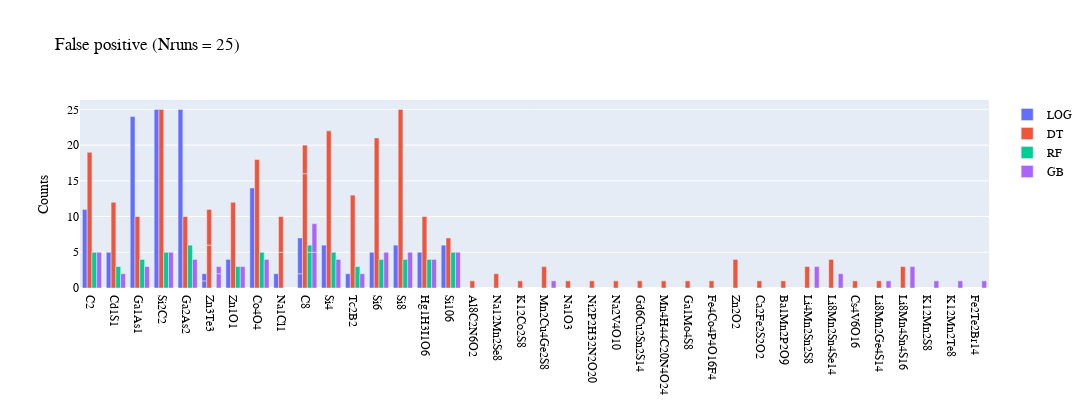
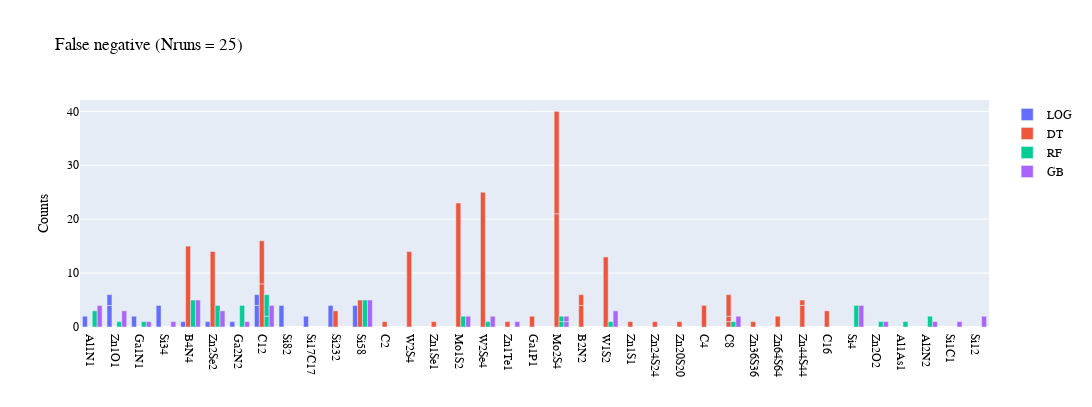

Write notebook code for charts like these, in order.
### Code cell
visualize.plot_confusion_metrics(SupervisedModels, prettyNames, trainingData,
                                 k = numberSplits,
                                 n = numberRuns, 
                       prettyNames = prettyNames,
                             numPC = numberOfPrincipalComponents,
                          approach = InsertApproach)

### Figure 1 — Plotly figure (JSON) as saved in the notebook; plotly's stock layout.template omitted (floating-point values rounded to 4 significant figures)
{"data": [{"name": "LOG ", "type": "bar", "x": ["C2", "Cd1S1", "Ga1As1", "Si2C2", "Ga2As2", "Zn3Te3", "Zn1O1", "Co4O4", "Na1Cl1", "C8", "C8", "Si4", "Tc2B2", "Zn3Te3", "Si6", "Si8", "Hg1H3I1O6", "Si106"], "y": [11, 5, 24, 25, 25, 1, 4, 14, 2, 2, 5, 6, 2, 1, 5, 6, 5, 6]}, {"name": "DT ", "type": "bar", "x": ["C2", "Cd1S1", "Ga1As1", "Si2C2", "Ga2As2", "Zn3Te3", "Al8C2N6O2", "Zn1O1", "Na12Mn2Se8", "K12Co2S8", "Co4O4", "Mn2Cu4Ge2S8", "Na1O3", "Na1Cl1", "Na1Cl1", "Ni2P2H32N2O20", "Na2V4O10", "Gd6Cu2Sn2S14", "Mn4H44C20N4O24", "Ga1Mo4S8", "C8", "C8", "Fe4Co4P4O16F4", "Si4", "Zn2O2", "Tc2B2", "Zn3Te3", "Si6", "Ca2Fe2S2O2", "Si8", "Ba1Mn2P2O9", "Li4Mn2Sn2S8", "Hg1H3I1O6", "Li8Mn2Sn4Se14", "Cs4V6O16", "Li8Mn2Ge4S14", "Li8Mn4Sn4S16", "Si106"], "y": [19, 12, 10, 25, 10, 6, 1, 12, 2, 1, 18, 3, 1, 5, 5, 1, 1, 1, 1, 1, 16, 4, 1, 22, 4, 13, 5, 21, 1, 25, 1, 3, 10, 4, 1, 1, 3, 7]}, {"name": "RF ", "type": "bar", "x": ["C2", "Cd1S1", "Ga1As1", "Si2C2", "Ga2As2", "Zn1O1", "Co4O4", "C8", "C8", "Si4", "Tc2B2", "Si6", "Si8", "Hg1H3I1O6", "Si106"], "y": [5, 3, 4, 5, 6, 3, 5, 5, 1, 5, 3, 4, 4, 4, 5]}, {"name": "GB ", "type": "bar", "x": ["C2", "Cd1S1", "Ga1As1", "Si2C2", "Ga2As2", "Zn3Te3", "Zn1O1", "K12Mn2S8", "K12Mn2Te8", "Co4O4", "Mn2Cu4Ge2S8", "Fe2Te2Br14", "C8", "C8", "Si4", "Tc2B2", "Zn3Te3", "Si6", "Si8", "Li4Mn2Sn2S8", "Hg1H3I1O6", "Li8Mn2Sn4Se14", "Li8Mn2Ge4S14", "Li8Mn4Sn4S16", "Si106"], "y": [5, 2, 3, 5, 4, 2, 3, 1, 1, 4, 1, 1, 5, 4, 4, 2, 1, 5, 5, 3, 4, 2, 1, 3, 5]}], "layout": {"autosize": false, "barmode": "group", "font": {"color": "Black", "family": "Palatino", "size": 12}, "height": 407.3, "title": {"text": "False positive (Nruns = 25)"}, "width": 2193.0, "yaxis": {"title": {"text": "Counts"}}}}

### Figure 2 — Plotly figure (JSON) as saved in the notebook; plotly's stock layout.template omitted (floating-point values rounded to 4 significant figures)
{"data": [{"name": "LOG ", "type": "bar", "x": ["Al1N1", "Zn1O1", "Zn1O1", "Ga1N1", "Si34", "B4N4", "Zn2Se2", "Ga2N2", "C12", "C12", "Si82", "Si17C17", "Si232", "Si58"], "y": [2, 4, 2, 2, 4, 1, 1, 1, 4, 2, 4, 2, 4, 4]}, {"name": "DT ", "type": "bar", "x": ["C2", "W2S4", "Zn1Se1", "Mo1S2", "W2Se4", "Zn1Te1", "Ga1P1", "Mo2S4", "B2N2", "W1S2", "Zn1S1", "Zn24S24", "Zn20S20", "C4", "B4N4", "Zn2Se2", "C8", "Zn36S36", "B2N2", "Zn64S64", "Zn44S44", "Zn44S44", "Mo2S4", "C8", "C8", "C12", "C12", "C16", "Si232", "Si58"], "y": [1, 14, 1, 23, 25, 1, 2, 21, 4, 13, 1, 1, 1, 4, 15, 14, 1, 1, 2, 2, 4, 1, 19, 1, 4, 8, 8, 3, 3, 5]}, {"name": "RF ", "type": "bar", "x": ["Si4", "Al1N1", "Mo1S2", "W2Se4", "Zn2O2", "Al1As1", "Zn1O1", "Mo2S4", "Ga1N1", "W1S2", "Al2N2", "B4N4", "Zn2Se2", "Ga2N2", "Mo2S4", "C8", "C12", "C12", "Si58"], "y": [4, 3, 2, 1, 1, 1, 1, 1, 1, 1, 2, 5, 4, 4, 1, 1, 2, 4, 5]}, {"name": "GB ", "type": "bar", "x": ["Si4", "Al1N1", "Mo1S2", "W2Se4", "Zn2O2", "Zn1Te1", "Zn1O1", "Mo2S4", "Ga1N1", "Si1C1", "W1S2", "Al2N2", "Si34", "B4N4", "Zn2Se2", "Ga2N2", "Mo2S4", "C8", "Si12", "C12", "Si58"], "y": [4, 4, 2, 2, 1, 1, 3, 1, 1, 1, 3, 1, 1, 5, 3, 1, 1, 2, 2, 4, 5]}], "layout": {"autosize": false, "barmode": "group", "font": {"color": "Black", "family": "Palatino", "size": 12}, "height": 407.3, "title": {"text": "False negative (Nruns = 25)"}, "width": 1096.0, "yaxis": {"title": {"text": "Counts"}}}}
